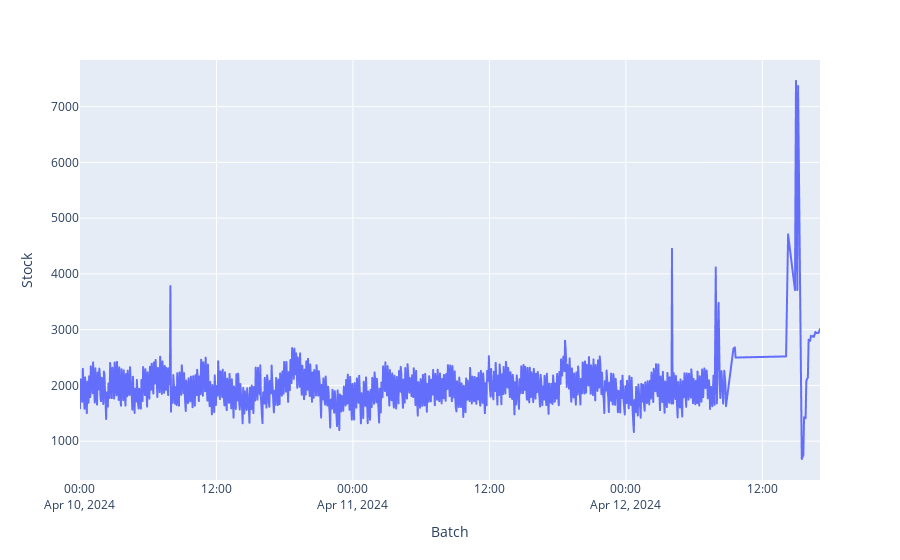

Notebook cell for this chart:
### Markdown cell above
## Stock

### Code cell
import plotly.express as px
# Group by 'competitor' and calculate average price
df_to_plot = df.sort_values('execution_time').groupby('execution_time', as_index=False).agg(stock =('stock', 'sum'))

# Plot using Plotly
fig = px.line(df_to_plot, x='execution_time', y='stock')
fig.update_xaxes(title='Batch')
fig.update_yaxes(title='Stock')

fig.show()

### Figure 1 — Plotly figure (JSON) as saved in the notebook; plotly's stock layout.template omitted (floating-point values rounded to 4 significant figures; data arrays with more than 128 entries replaced by an {"elided": "..."} marker saying what was removed)
{"data": [{"hovertemplate": "execution_time=%{x}<br>stock=%{y}<extra></extra>", "legendgroup": "", "line": {"color": "#636efa", "dash": "solid"}, "marker": {"symbol": "circle"}, "mode": "lines", "name": "", "showlegend": false, "type": "scattergl", "x": {"elided": "1149 str values"}, "xaxis": "x", "y": {"elided": "1149 int values"}, "yaxis": "y"}], "layout": {"legend": {"tracegroupgap": 0}, "margin": {"t": 60}, "xaxis": {"anchor": "y", "domain": [0, 1], "title": {"text": "Batch"}}, "yaxis": {"anchor": "x", "domain": [0, 1], "title": {"text": "Stock"}}}}
